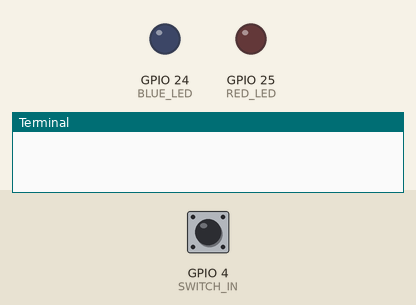
Bench run of a program on a simulated Raspberry Pi (BCM pin numbers). Shown: output pins drawn as LEDs (lit = HIGH), the last lines printed to the terminal. The inputs (shaded band) are chosen by the test bench; at power-on: GPIO 4 (SWITCH_IN) LOW.

Above: at 5.0 s.
5.1 s: GPIO 4 (SWITCH_IN) pulled HIGH for 0.15 s
At 5.7 s:
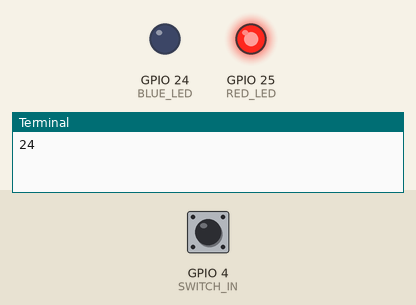
6.7 s: GPIO 4 (SWITCH_IN) pulled HIGH for 1 s
At 7.2 s:
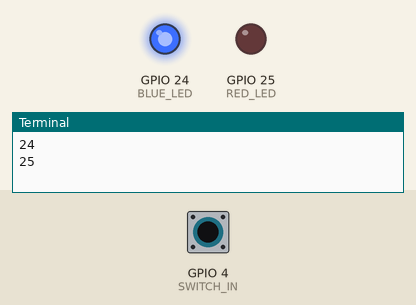
9.2 s: GPIO 4 (SWITCH_IN) pulled HIGH for 3.2 s
At 10.3 s:
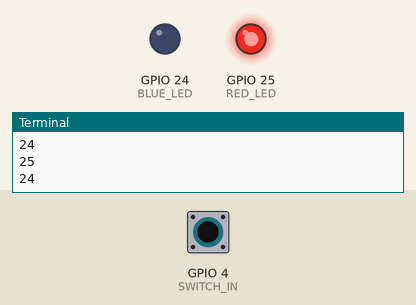
Timing chart, 0 to 12.2 s (numbered marks = the images above; inputs shaded):
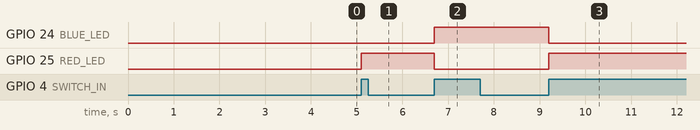

Measured:
- after the input at 5.1 s, GPIO 25 (RED_LED): LOW → HIGH at once
- after the input at 6.7 s, GPIO 24 (BLUE_LED): LOW → HIGH at once; GPIO 25 (RED_LED): HIGH → LOW at once
- after the input at 9.2 s, GPIO 24 (BLUE_LED): HIGH → LOW at once; GPIO 25 (RED_LED): LOW → HIGH at once

The program:

raspi-push-button-led-toggle.py
```python
#!/usr/bin/env python

import RPi.GPIO as GPIO
import time

def on_callback(channel):
    GPIO.output(channel, GPIO.input(4))

def off_callback(channel):
    GPIO.output(channel, False)

GPIO.setmode(GPIO.BCM)
RED_LED = 25
BLUE_LED = 24
SWITCH_IN = 4
GPIO.setup(SWITCH_IN, GPIO.IN, pull_up_down=GPIO.PUD_DOWN)
GPIO.setup(RED_LED, GPIO.OUT, initial=GPIO.LOW)
GPIO.setup(BLUE_LED, GPIO.OUT, initial=GPIO.LOW)
GPIO.add_event_detect(SWITCH_IN, GPIO.RISING, bouncetime=900)


led = BLUE_LED
nled = RED_LED
run = 1
while (run != 0):
    try:
        if GPIO.event_detected(4):
            print led
            led = BLUE_LED if (led == RED_LED) else RED_LED
            nled = RED_LED if (nled == BLUE_LED) else BLUE_LED

            on_callback(led)
            off_callback(nled)

        pass
    except KeyboardInterrupt:
        run = 0
        GPIO.cleanup()
        print 'KeyboardInterrupt caught'
        break
GPIO.cleanup()
print 'EXITED!'
```
